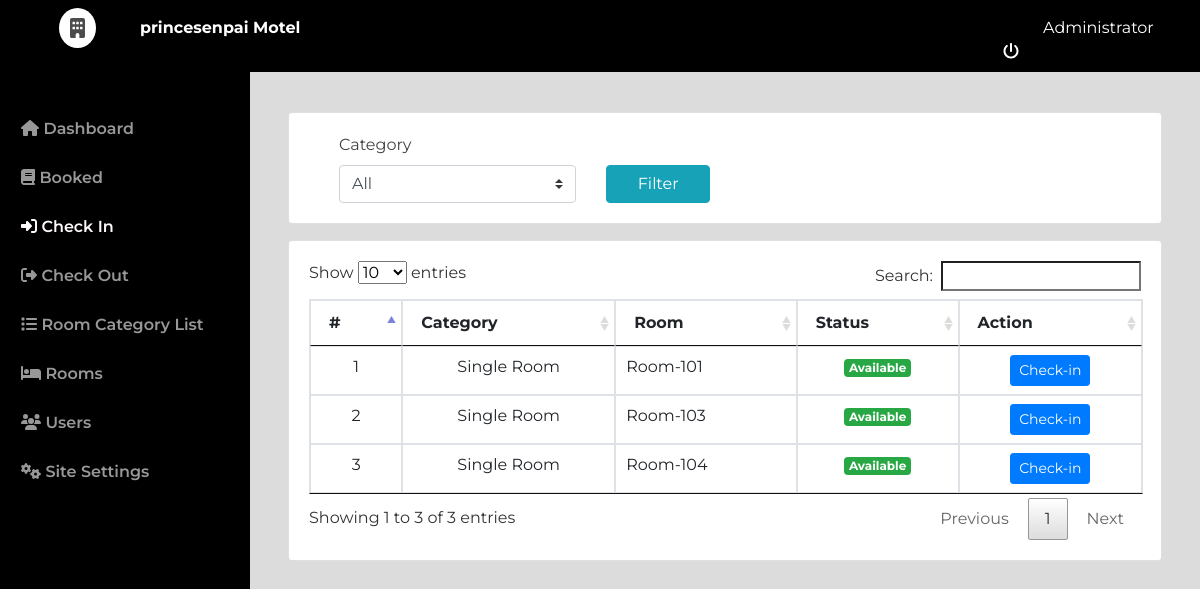
Before: /admin/index.php?page=check_in (signed in) with the older database file.
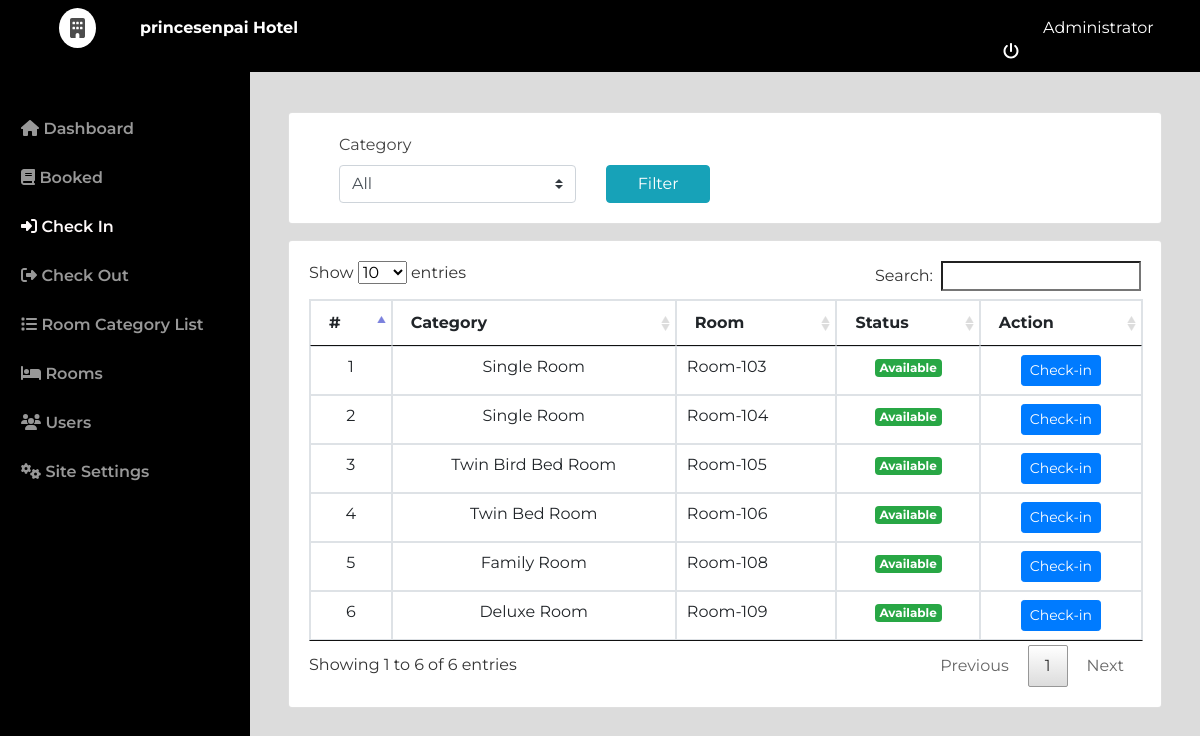
After: the same page with the newer database file.
### tables this page shows
CREATE TABLE `rooms` (
  `id` int(30) NOT NULL,
  `room` varchar(30) NOT NULL,
  `category_id` int(30) NOT NULL,
  `status` tinyint(1) NOT NULL DEFAULT 0 COMMENT '0 = Available , 1= Unvailables'
);

### admin/check_in.php (the view, shortened to what this page needs)
<?php include('db_connect.php'); ?>
<div class="container-fluid">
	<div class="col-lg-12  mt-5">
		<div class="row">
			<div class="col-md-12">
				<div class="card">
					<div class="card-body">
						<div class="container-fluid">
							<div class="col-md-12">
								<form id="filter">
									<div class="row">
										<div class=" col-md-4">
											<label class="control-label">Category</label>
											<select class="custom-select browser-default" name="category_id">
												<option value="all" <?php echo isset($_GET['category_id']) && $_GET['category_id'] == 'all' ? 'selected' : '' ?>>All</option>
												<?php
												$cat = $conn->query("SELECT * FROM room_categories order by name asc ");
												while($row= $cat->fetch_assoc()) {
													$cat_name[$row['id']] = $row['name'];
													?>
												<?php
												}
												?>
											</select>
										</div>
										<div class="col-md-2">
											<label for="" class="control-label">&nbsp</label>
											<button class="btn btn-block btn-info">Filter</button>
										</div>
									</div>
								</form>
							</div>
						</div>
					</div>
				</div>
			</div>
		</div>
		<div class="row mt-3">
			<div class="col-md-12">
				<div class="card">
					<div class="card-body">
						<table class="table table-bordered">
							<thead>
								<th>#</th>
								<th>Category</th>
								<th>Room</th>
								<th>Status</th>
								<th>Action</th>
							</thead>
							<tbody>
								<?php
								$i = 1;
								$where = '';
									if(empty($where))
										$where .= " where status = '0' ";
									else
										$where .= " and status = '0' ";
								$rooms = $conn->query("SELECT * FROM rooms ".$where." order by id asc");
								while($row=$rooms->fetch_assoc()):
								?>
								<tr>
									<td class="text-center"><?php echo $i++ ?></td>
									<td class="text-center"><?php echo $cat_name[$row['category_id']] ?></td>
									<td class=""><?php echo $row['room'] ?></td>
									<?php if($row['status'] == 0): ?>
										<td class="text-center"><span class="badge badge-success">Available</span></td>
									<?php else: ?>
										<td class="text-center"><span class="badge badge-default">Unavailable</span></td>
									<?php endif; ?>
									<td class="text-center">
											<button class="btn btn-sm btn-primary check_in" type="button" data-id="<?php echo $row['id'] ?>">Check-in</button>
									</td>
								</tr>
							<?php endwhile; ?>
							</tbody>
						</table>
					</div>
				</div>
			</div>
		</div>
	</div>
</div>

### admin/topbar.php (shortened to what this page needs)
<nav class="navbar navbar-dark fixed-top " style="padding:0;">
  <div class="container-fluid mt-2 mb-2">
  	<div class="col-lg-12">
  		<div class="col-md-1 float-left" style="display: flex;">
  			<div class="logo">
  				<i class="fa fa-building"></i>
  			</div>
  		</div>
      <div class="col-md-4 float-left text-white mt-2">
        <large><b><?php echo $_SESSION['setting_hotel_name']; ?></b></large>
      </div>
	  	<div class="col-md-2 float-right text-white mt-2">
	  		<a href="ajax.php?action=logout" class="text-white ml-5"><?php echo $_SESSION['login_name'] ?> <i class="fa fa-power-off ml-2"></i></a>
	    </div>
    </div>
  </div>
</nav>

Changed rows visible on the page:
no longer on this page (row edited): rooms: category "Single Room", room "Room-101", status "Available"
added rooms: category "Twin Bird Bed Room", room "Room-105", status "Available"
added rooms: category "Twin Bed Room", room "Room-106", status "Available"
added rooms: category "Family Room", room "Room-108", status "Available"
added rooms: category "Deluxe Room", room "Room-109", status "Available"
Other visible differences:
$_SESSION['setting_hotel_name']: "princesenpai Motel" → "princesenpai Hotel"
text written by a page script: "Show entries Search: Showing 1 to 3 of 3 entries Previous 1 Next" → "Show entries Search: Showing 1 to 6 of 6 entries Previous 1 Next"
